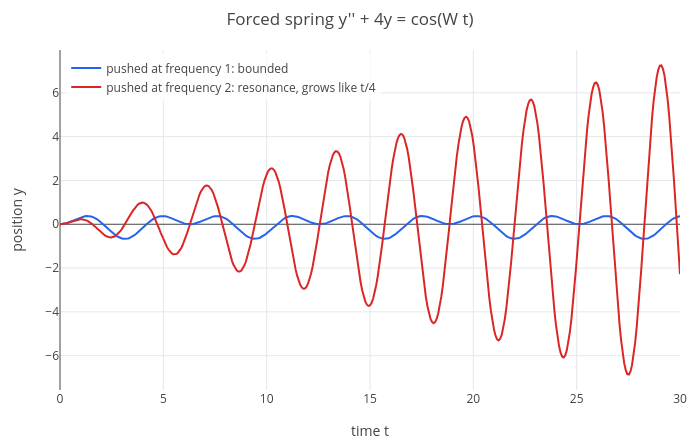

Notebook source saved alongside this figure:
### Markdown cell above
Car shock absorbers are tuned close to critical damping: as fast as possible back to rest without bouncing.

### Resonance

Push the spring periodically with a force $\cos(\Omega t)$: $y'' + 4y = \cos(\Omega t)$. If the push has a
different frequency than the spring, the motion stays bounded. If it has exactly the spring's own frequency
$\Omega = 2$, every push adds to the swing and the amplitude grows without limit: **resonance**.

### Code cell
off = dsolve(d(y, t, 2) + 4*y == cos(t), y, t, 0, [0, 0])
res = dsolve(d(y, t, 2) + 4*y == cos(2*t), y, t, 0, [0, 0])
p = plot(off, res, t, 0, 30);
p = legend(p, "pushed at frequency 1: bounded", "pushed at frequency 2: resonance, grows like t/4");
labels(title(p, "Forced spring y'' + 4y = cos(W t)"), "time t", "position y")

### Figure 1 — Plotly figure (JSON) as saved in the notebook; plotly's stock layout.template omitted (floating-point values rounded to 4 significant figures; data arrays with more than 128 entries replaced by an {"elided": "..."} marker saying what was removed)
{"data": [{"line": {"color": "#2563eb", "width": 2}, "mode": "lines", "name": "pushed at frequency 1: bounded", "type": "scatter", "x": {"elided": "402 float values"}, "y": {"elided": "402 float values"}}, {"line": {"color": "#dc2626", "width": 2}, "mode": "lines", "name": "pushed at frequency 2: resonance, grows like t/4", "type": "scatter", "x": {"elided": "402 float values"}, "y": {"elided": "402 float values"}}], "layout": {"height": 440, "legend": {"bgcolor": "rgba(255,255,255,0.8)", "x": 0.01, "xanchor": "left", "y": 0.99, "yanchor": "top"}, "margin": {"b": 50, "l": 60, "r": 20, "t": 50}, "showlegend": true, "title": {"text": "Forced spring y'' + 4y = cos(W t)"}, "width": 700, "xaxis": {"range": [0, 30], "title": {"text": "time t"}, "zeroline": true}, "yaxis": {"range": [-7.569, 7.957], "title": {"text": "position y"}, "zeroline": true}}}
